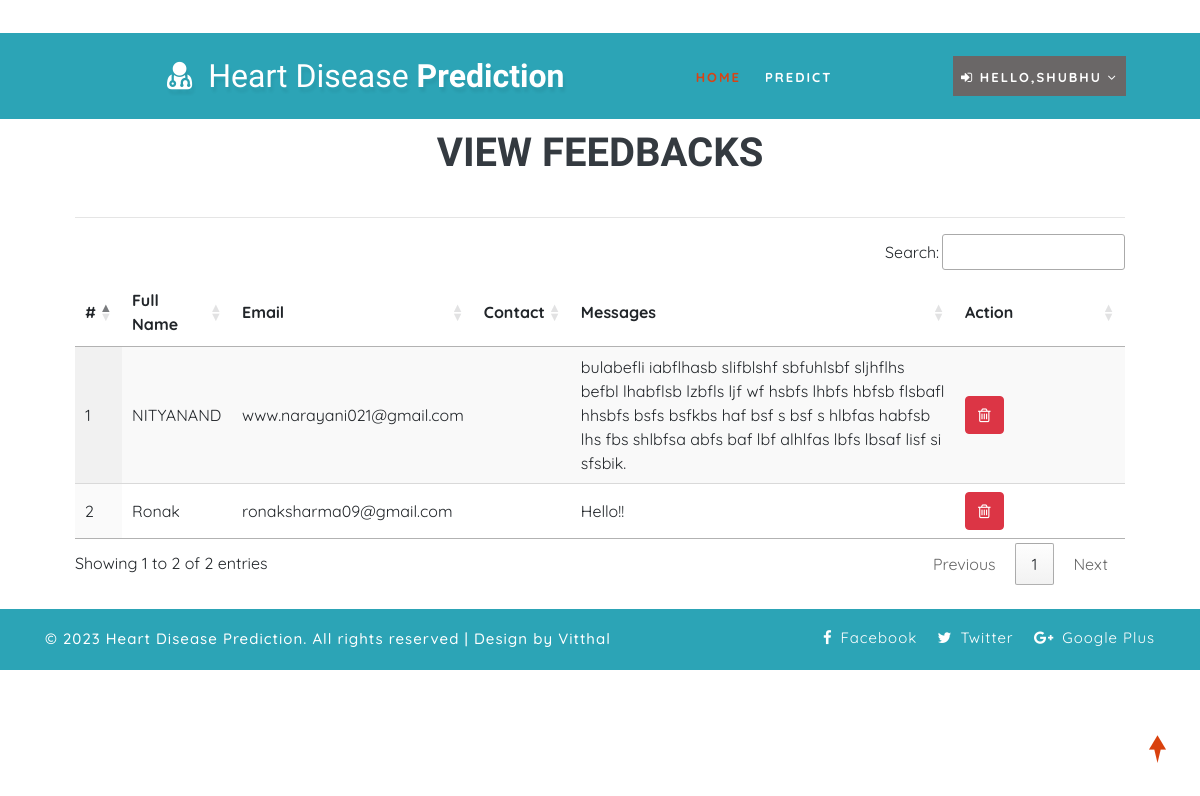
/view_feedback (signed in), run on the app's committed database.
### health/models.py (models this page shows, shortened)
class Feedback(models.Model):
    user = models.ForeignKey(User, on_delete=models.CASCADE, null=True)
    messages = models.TextField(null=True)
    date = models.DateField(auto_now=True)

### health/views.py (the view)
# urls.py: path('view_feedback', View_Feedback,name="view_feedback"),
@login_required(login_url="login")
def View_Feedback(request):
    dis = Feedback.objects.all()
    d = {'dis':dis}
    return render(request,'view_feedback.html',d)

### health/templates/view_feedback.html
{% extends 'index.html' %}
{% load static %}
{% block body %}
<div class="container-fluid" style="width:90%;margin-top:8%">
                    <div class="container-fluid">
                        <h1 align="center" class="w3ls-title text-uppercase text-dark font-weight-bold">View Feedbacks</h1><br>
                         </div><hr>
                                <table id="example" class="display" style="width:100%">
                                  <thead>
                                    <tr>
                                      <th>#</th>
                                      <th>Full Name</th>
                                      <th>Email</th>
                                      <th>Contact</th>
                                      <th>Messages</th>
                                      <th>Action</th>
                                  </tr>
                              </thead>
                              <tbody>
                              {% for i in dis %}
                                <tr>
                                  <td>{{forloop.counter}}</td>
                                  <td>{{i.user.first_name}} {{i.user.user.last_name}}</td>
                                  <td>{{i.user.email}}</td>
                                  <td>{{i.user.patient_set.all.0.contact}}</td>
                                  <td>{{i.messages}}</td>
                                  <td style="width:150px">
                                      <a href="{% url 'delete_feedback' i.id %}" ><button class="btn btn-danger" onclick="return confirm('Are you sure?')"><i class="fa fa-trash-o"></i></button></a></td>
                              </tr>
                              {% endfor %}
                          </tbody>
                      </table>
                  </div>
{% endblock %}

### health/templates/index.html (shortened to what this page needs)
<!DOCTYPE html>
{% load static %}
<html lang="zxx">
<head>
	<link rel="stylesheet" href="{% static 'css/bootstrap.css' %}">
	<link href="{% static 'css/css_slider.css' %}" type="text/css" rel="stylesheet" media="all">
	<link rel="stylesheet" href="{% static 'css/style.css' %}" type="text/css" media="all" />
	<link href="{% static 'css/font-awesome.min.css' %}" rel="stylesheet">
<link rel='stylesheet' type='text/css' href="https://cdn.datatables.net/1.10.21/css/jquery.dataTables.min.css">
<link rel='stylesheet' type='text/css' href="https://cdn.datatables.net/buttons/1.6.2/css/buttons.dataTables.min.css">
</head>
<body>
	<div id="home" style="margin-bottom:2%">
		<header>
			<div class="top-bar py-3">
				<div class="container">
					<div class="row">
						<div class="col-xl-7 col-lg-6 col-md-4 top-social-agile text-md-right text-center mt-md-0 mt-2">
							<div class="row">
								<div class="col-xl-3 col-lg-4 col-6 top-w3layouts p-md-0 text-right">
								</div>
								<div class="col-xl-3 col-lg-4 col-6 header-w3layouts text-md-right text-left">
								</div>
							</div>
						</div>
					</div>
				</div>
			</div>
		</header>
		<div class="main-top" style="background:rgb(44, 164, 182)">
			<div class="container-fluid">
				<div class="header d-md-flex justify-content-between align-items-center py-3">
					<div id="logo" style="margin-left:13%">
						<h1>
							<a href="index.html">
								<span class="fa fa-user-md mr-2"></span>
								<span class="logo-sp">Heart Disease</span> Prediction
							</a>
						</h1>
					</div>
					{% if request.user.is_staff %}
					<div class="nav_w3ls" style="margin-right:4%">
						<nav>
							<label for="drop1" class="toggle">Menu</label>
							<input type="checkbox" id="drop1" />
							<ul class="menu" style="padding:15px;width:100%">
								<li class="mx-lg-4 mx-md-3 my-md-0 my-2"><a href="{% url 'admin_home' %}" >Home</a></li>
								<li>
									<label for="drop-2" class="toggle toogle-2"> <span class="fa fa-angle-down" aria-hidden="true"></span>
									</label>
									<a href="#"> Doctor <span class="fa fa-angle-down" aria-hidden="true"></span></a>
									<ul style="margin-top:2%;width:40%;margin-right:0%">
										<li style="width:100%;"><a href="/add_doctor" class="drop-text">Add Doctor</a></li>
										<li style="width:100%;"><a href="/view_doctor" class="drop-text">View Doctor</a></li>
									</ul>
								</li>
								<li class="mx-lg-4 mx-md-3 my-md-0 my-2"><a href="/view_patient">Patient</a></li>
								<li class="mx-lg-4 mx-md-3 my-md-0 my-2">
									<a href="/view_search_pat">Searched Data</a></li>
								<li><a href="/view_feedback">Feedback</a></li>
							</ul>
						</nav>
					</div>
					<div class="nav_w3ls" style="margin-right:3%">
						<nav>
							<label for="drop2" class="toggle">Menu</label>
							<input type="checkbox" id="drop2" />
							<ul class="menu">
								<li class="mx-lg-4 mx-md-3 my-md-0 my-2" style="background:red;padding:8px">
									<label for="drop-2" class="toggle toogle-2"> <span class="fa fa-angle-down" aria-hidden="true"></span>
									</label>
									<a href="#"><i class="fa fa-user"></i> {{request.user.username}} <span class="fa fa-angle-down" aria-hidden="true"></span></a>
									<ul style="margin-top:10%;width:80%;margin-right:5%">
										<li style="width:100%;"><a href="{% url 'change_password' %}" class="drop-text">Password</a></li>
										<li style="width:100%;"><a href="{% url 'logout' %}" class="drop-text">Logout</a></li>
									</ul>
								</li>
							</ul>
						</nav>
					</div>
					{% elif request.user.patient_set.all.0 %}
					<div class="nav_w3ls" style="margin-left:5%;font-weight:bold">
						<nav>
							<ul class="menu" style="padding:15px;width:100%">
								<li><a href="/profile_doctor" class="active">Home</a></li>
								<li class="mx-lg-4 mx-md-3 my-md-0 my-2"><a href="/add_heartdetail">Predict</a></li>
							</ul>
						</nav>
					</div>
					<div class="nav_w3ls" style="margin-right:3%">
						<nav>
							<ul class="menu">
								<li class="mx-lg-4 mx-md-3 my-md-0 my-2" style="background:#6a6767;padding:8px">
									<a href="#"><i class="fa fa-sign-in"></i> Hello,{{request.user.username}} <span class="fa fa-angle-down" aria-hidden="true"></span></a>
								</li>
							</ul>
						</nav>
					</div>
					{% endif %}
				</div>
			</div>
		</div>
		{% block body %}
		{% endblock %}
	</div>
	<div class="copy-w3pvt" style="background:rgb(44, 164, 182);color:white">
		<div class="container py-3">
			<div class="row">
				<div class="col-lg-7 w3ls_footer_grid1_left text-lg-left text-center">
					<p style="color:white">&copy; 2023 Heart Disease Prediction. All rights reserved | Design by Vitthal</a>
					</p>
				</div>
				<div class="col-lg-5 w3ls_footer_grid_left1_pos text-lg-right text-center mt-lg-0 mt-2">
					<ul style="color:white">
						<li>
							<a href="#" style="color:white" class="facebook">
								<span class="fa fa-facebook-f mr-2"></span>Facebook</a>
						</li>
						<li class="mx-3">
							<a href="#" style="color:white" class="twitter">
								<span class="fa fa-twitter mr-2"></span>Twitter</a>
						</li>
						<li>
							<a href="#" style="color:white" class="google">
								<span class="fa fa-google-plus mr-2"></span>Google Plus</a>
						</li>
					</ul>
				</div>
			</div>
		</div>
	</div>
	<a href="#home" style="color:white" class="move-top text-center"></a>
</body>
</html>

### health/static/css/style.css (style rules this page uses)
body { padding: 0; margin: 0; background: #FFF; font-family: 'Quicksand', sans-serif; }
body a, body button { transition: 0.5s all; -webkit-transition: 0.5s all; -moz-transition: 0.5s all; -o-transition: 0.5s all; -ms-transition: 0.5s all; text-decoration: none; }
html { scroll-behavior: smooth; }
h1, h2, h3, h4, h5, h6 { margin: 0; padding: 0; font-family: 'Mukta', sans-serif; }
p { margin: 0; padding: 0; font-size: 15px; letter-spacing: 1px; line-height: 1.9; color: #999; font-family: 'Quicksand', sans-serif; }
ul, ol { margin: 0; padding: 0; }
a.move-top { width: 34px; height: 34px; background: url(../images/move-top.png) no-repeat; display: inline-block; position: fixed; bottom: 4%; right: 2%; z-index: 0; }
#home { position: relative; }
.main-top { position: absolute; z-index: 999; width: 100%; background: rgba(0, 0, 0, 0.4); }
nav { margin: 0; padding: 0; }
#logo a { float: left; display: initial; font-weight: 700; font-size: 32px; color: #fff; text-shadow: 2px 5px 3px rgba(0, 0, 0, 0.06); padding: 0; }
span.logo-sp { font-weight: 100; }
nav:after { content: ""; display: table; clear: both; }
nav ul { float: right; padding: 0; margin: 0; list-style: none; position: relative; }
nav ul li { margin: 0px; display: inline-block; float: left; }
nav a { padding: 0; color: #fff; font-size: 13px; letter-spacing: 2px; font-weight: 700; text-transform: uppercase; display: inline-block; transition: 0.5s all; -webkit-transition: 0.5s all; -moz-transition: 0.5s all; -o-transition: 0.5s all; -ms-transition: 0.5s all; }
.menu li a.active, .menu li a:hover { color: #2196f3; transition: 0.5s all; -webkit-transition: 0.5s all; -moz-transition: 0.5s all; -o-transition: 0.5s all; -ms-transition: 0.5s all; color: #d84315; }
li>a:only-child:after { content: ''; }
.w3ls_footer_grid_left1_pos ul li, ul.list-part li { display: inline-block; }
.w3ls_footer_grid_left1_pos ul li a { color: #000; text-decoration: none; letter-spacing: 1px; font-size: 15px; }
.w3ls_footer_grid1_left p { color: #484848; font-weight: 500; }

### data on the page
Feedback: user.first_name "NITYANAND", user.email "www.narayani021@gmail.com", messages "bulabefli iabflhasb slifblshf sbfuhlsbf sljhflhs befbl lhabflsb lzbfls ljf wf hsbfs lhbfs hbfsb flsbafl hhsbfs bsfs bsfkbs haf bsf s bsf s hlbfas habfsb lhs fbs shlbfsa abfs baf lbf alhlfas lbfs lbsaf lisf si sfsbik."
Feedback: user.first_name "Ronak", user.email "ronaksharma09@gmail.com", messages "Hello!!"

### other printed values
{{ request.user.username }} "SHUBHU"
